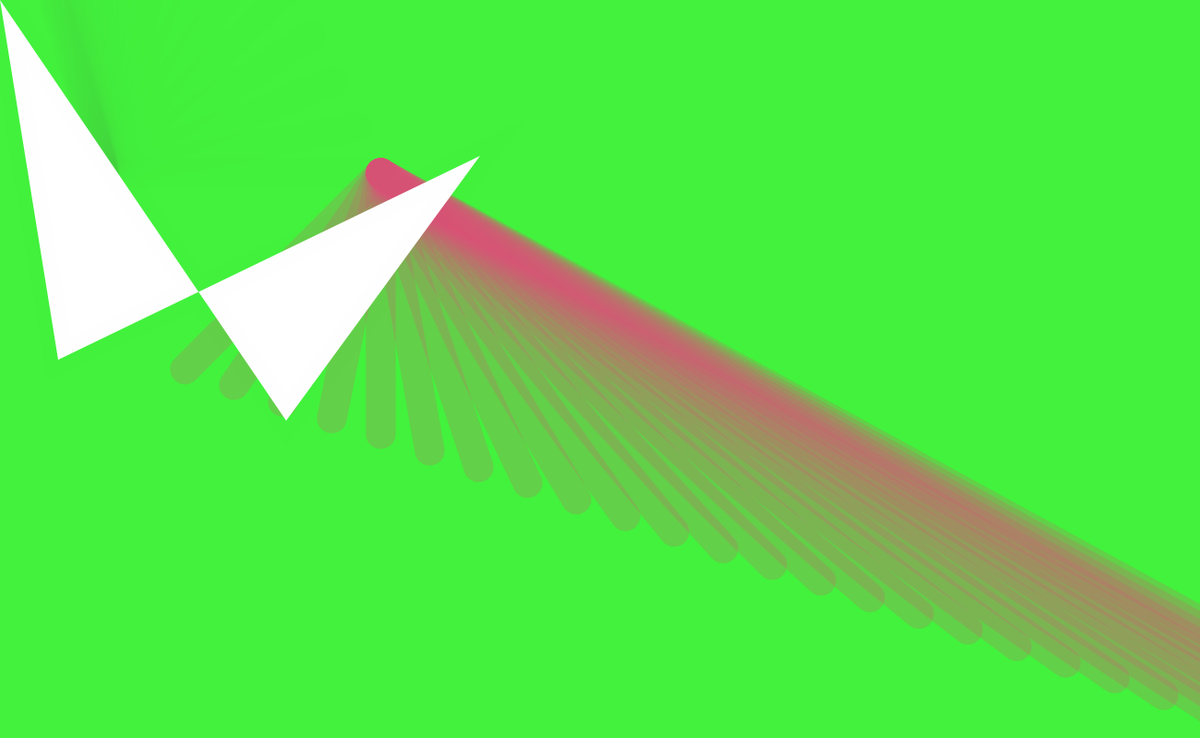
Frame 1 (no input)
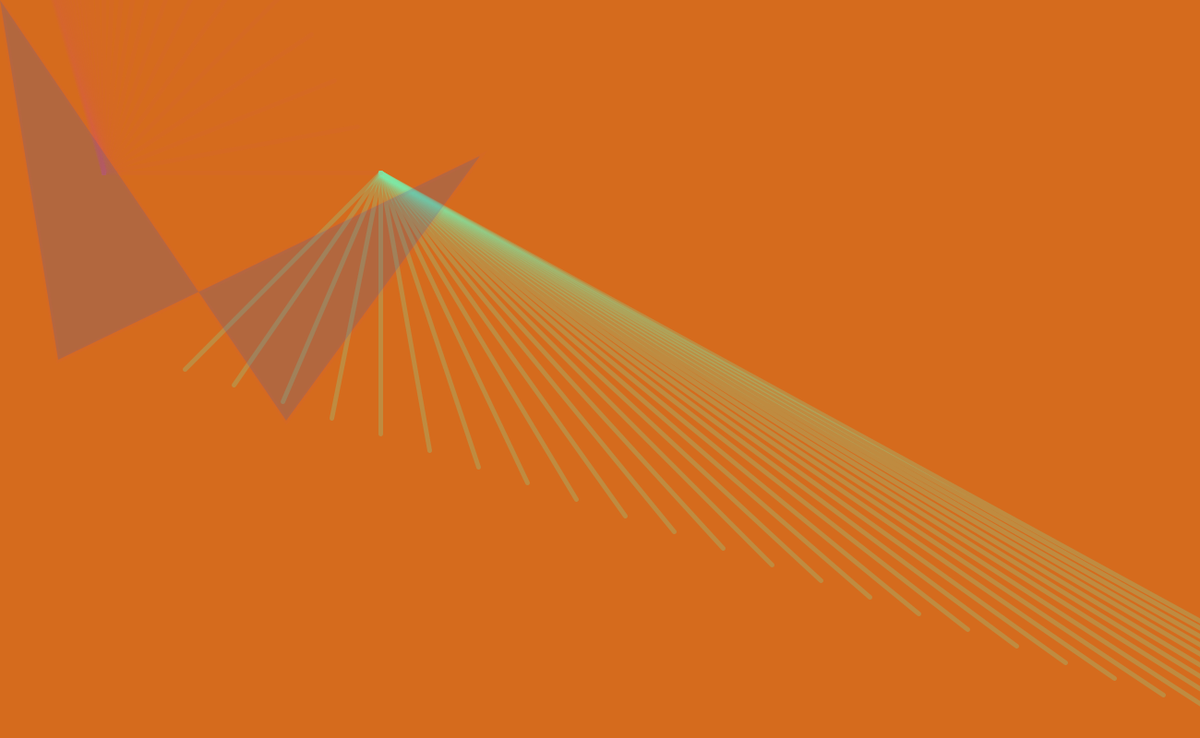
Frame 60 (the mouse pressed at the canvas centre just before this capture)
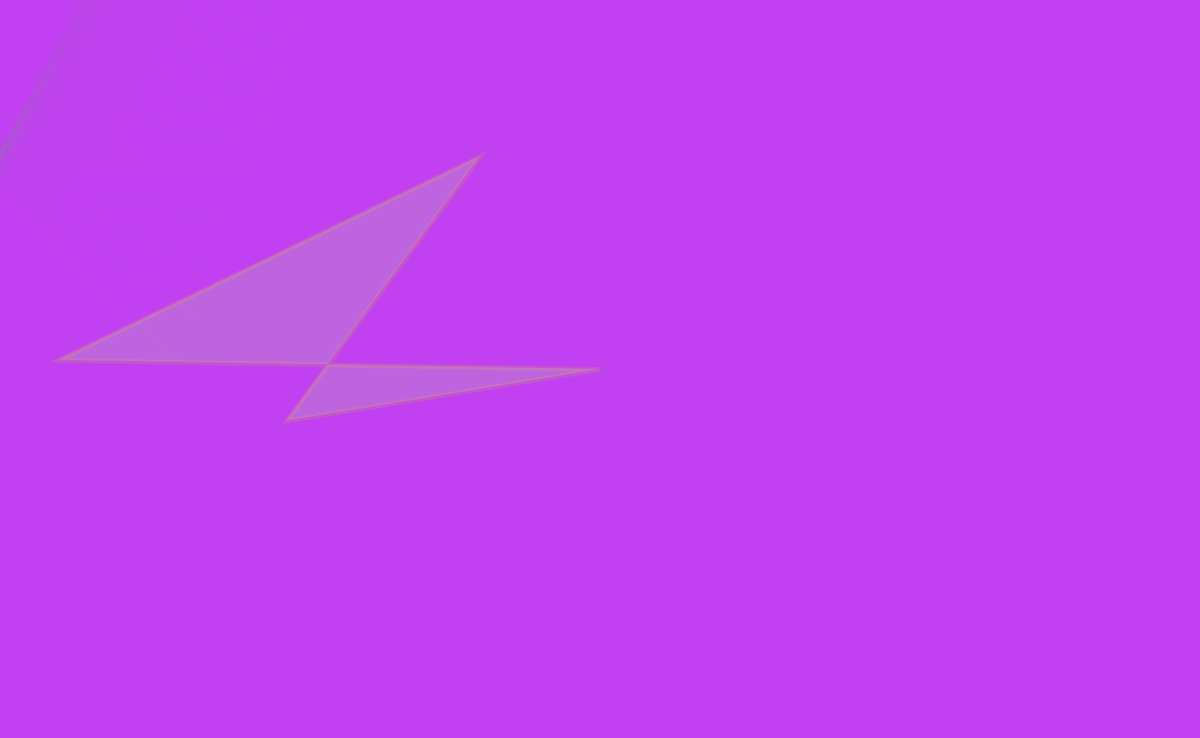
Frame 120 (the mouse held since frame 60 and released just before this capture)

The Processing sketch that drew these frames (run headless with seeded random() and noise(); from frame 60 on, the mouse is pressed at the canvas centre):

// Processing sketch: processing_52775
// ── processing_52775.pde

int value = 0;


float x = 200;
float y = 400;
float angle1 = 0.0;
float angle2 = 0.0;
float segLength = 300;

void setup() {
  size(1300, 800);
  smooth(); 
  strokeWeight(random(50.0));
  stroke(0, 1000);
}

void draw() {
  background(random(255),random(255),random(255),10);
  
  angle1 = (mouseX/float(width) - 3.75) * -PI;
  angle2 = (mouseY/float(height) - 30.75) * PI;
  

  pushMatrix();
  segment(x, y, angle1); 
  segment(segLength, 0, angle2);
  popMatrix();
  
  quad(mouseX,mouseY, 310, 456, 520, 169, 63, 390);
  fill(random(255),random(255),random(255),50);
  strokeWeight(5);
}

void segment(float x, float y, float a) {
  stroke(random(255),random(255),random(255),random(100));
  translate(x, y);
  rotate(a);
  for(int i = 0;i<30;i++){
    line(i*25, i*50, segLength, 0);
  }
}

void mousePressed(){
  background(mouseX,mouseY);
  background(255);
}
